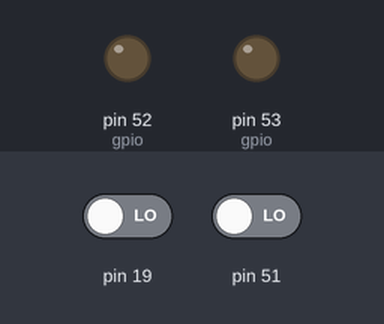
Simulated run of this sketch. Board: Arduino Mega 2560, built with avr-gcc and run on an emulated ATmega2560. Parts: output pins drawn as LEDs (lit = HIGH). The inputs (shaded band) are chosen by the test bench; at power-on: pin 19 LOW, pin 51 LOW. What the sketch prints to the serial monitor is not drawn.

Above: at 5.0 s.
5.1 s: pin 19 driven HIGH
6.7 s: pin 51 driven HIGH
Timing chart, 0 to 9.7 s (numbered marks = the images above; inputs shaded):
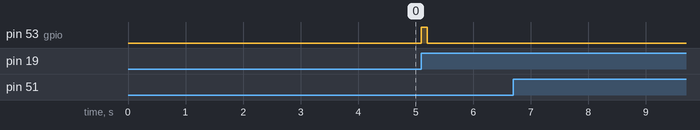

Measured:
- after the input at 5.1 s, pin 53 (gpio): LOW → HIGH at once, → LOW 0.10 s later
- after the input at 6.7 s, every drawn part: stays the same

The sketch:

atmega-button.ino
```cpp
// (licence header left out)
#include <avr/io.h>
#include "utils.h"
#include "gpio.h"
#include "lcd.h"

int main()
{
    // initialize the lcd display
    lcd_init();
    lcd_reset();
    delay_ms(500);

    // init the gpio module
    gpio_init();

    int long_press = 0;
    while (1) {
        if (gpio_get_button_status() & GPIO_BUTTON_PRESSED_DEBOUNCED) {
            gpio_reset_status_led();
        } else if (gpio_get_button_status() & GPIO_BUTTON_PRESSED) {
            gpio_set_status_led();
            long_press = 0;
        }

        if (gpio_get_button_status() & GPIO_BUTTON_RELEASED_DEBOUNCED) {
            gpio_reset_warn_led();
            lcd_clear();
            lcd_print("P: %d\r\nR: %d\r\nS: 0x%02X", gpio_get_button_pressed_duration() , gpio_get_button_released_duration(), gpio_get_button_status());
            gpio_reset_button_status();
        } else if (gpio_get_button_status() & GPIO_BUTTON_RELEASED) {
            gpio_set_warn_led();
        }

        if ((gpio_get_button_pressed_duration() > 30) && !long_press) {
            lcd_clear();
            lcd_print("Long press...");
            long_press = 1;
        }

        delay_ms(100);
    }
}
```

utils.h
```cpp
// (licence header left out)
#pragma once

#include <util/delay.h>

inline void delay_ms(int ms)
{
    while (ms > 0) {
        _delay_ms(1);
        ms--;
    }
}
```

lcd.cpp
```cpp
// (licence header left out)
#include <avr/io.h>
#include <stdio.h>
#include <string.h>

#include "lcd.h"

#define MAX_BUFFER_SIZE 4*20
static char buffer[MAX_BUFFER_SIZE];

static void uart_init()
{
    /* Set baud rate */
    UBRR0H = 0;
    UBRR0L = 12;

    UCSR0A = _BV(U2X0);
    /* Enable the transmitter */
    UCSR0B = _BV(TXEN0);

    /* Set frame format: 8data, 1stop bit */
    UCSR0C = _BV(UCSZ01) | _BV(UCSZ00);
}

static void uart_transmit(char data)
{
    /* Wait for empty transmit buffer */
    while (!(UCSR0A & _BV(UDRE0)))
        ;
    /* Put data into buffer, sends the data */
    UDR0 = data;
}

void lcd_init()
{
    uart_init();
}

void lcd_reset()
{
    uart_transmit('\e');
    uart_transmit('R');
}

void lcd_clear()
{
    uart_transmit('\f');
}

void lcd_caridge_return()
{
    uart_transmit('\r');
}

void lcd_line_feed()
{
    uart_transmit('\n');
}

void lcd_version()
{
    uart_transmit('\e');
    uart_transmit('V');
}

void lcd_move_cursor(unsigned char row, unsigned char col)
{
    uart_transmit('\e');
    uart_transmit('O');
    uart_transmit(col);
    uart_transmit(row);
}

void lcd_set_cursor_type(unsigned char cursor)
{
    uart_transmit('\e');
    uart_transmit('C');
    uart_transmit(cursor);
}

void lcd_set_led_backlight(unsigned char led)
{
    uart_transmit('\e');
    uart_transmit('L');
    uart_transmit(led);
}

void lcd_putc(char c)
{
    uart_transmit(c);
}

void lcd_print(char *fmt, ...)
{
    va_list va;
    va_start(va, fmt);
    vsnprintf(buffer, MAX_BUFFER_SIZE, fmt, va);
    va_end(va);

    for (int i = 0; i < strlen(buffer); i++) {
        lcd_putc(buffer[i]);
    }
}
```

lcd.h
```cpp
// (licence header left out)
#pragma once

// 0-Hidden cursor, 1-Cursor in form of a flashing block, 2-Cursor as an underscore, 3-Cursor in form of a flashing block with an underscore
#define LCD_CURSOR_HIDDEN                       0
#define LCD_CURSOR_FLASHING_BLOCK               1
#define LCD_CURSOR_UNDERSCORE                   2
#define LCD_CURSOR_FLASHING_BLOCK_UNDERSCORE    3

// LED backlit n1=0: off, n1=1: on; n1=2: invert; n1=3..255 n1/10 sec. on
#define LCD_LED_OFF         0
#define LCD_LED_ON          1
#define LCD_LED_INVERTED    2

void lcd_init();
void lcd_reset();
void lcd_clear();
void lcd_caridge_return();
void lcd_line_feed();
void lcd_version();
void lcd_move_cursor(unsigned char row, unsigned char col);
void lcd_set_cursor_type(unsigned char cursor);
void lcd_set_led_backlight(unsigned char led);
void lcd_putc(char c);
void lcd_print(char *fmt, ...);
```

gpio.cpp
```cpp
// (licence header left out)
#include <avr/io.h>
#include <avr/interrupt.h>
#include "gpio.h"

volatile static unsigned char status;
volatile static unsigned char pressed_duration;
volatile static unsigned char released_duration;

void gpio_init()
{
    DDRB |= (_BV(DDB0) | _BV(DDB1));
    EICRA |= _BV(ISC20);
    EIMSK |= _BV(INT2);

    TCCR0A = 0;
    TCCR0B = 0;
    TIMSK0 = _BV(OCIE0A);
    TCNT0  = 0;
    OCR0A  = 102;

    status = 0;
    pressed_duration = 0;
    released_duration = 0;
    sei();
}

void gpio_set_status_led()
{
    PORTB |= _BV(PORTB0);
}

void gpio_reset_status_led()
{
    PORTB &= ~_BV(PORTB0);
}

void gpio_set_warn_led()
{
    PORTB |= _BV(PORTB1);
}

void gpio_reset_warn_led()
{
    PORTB &= ~_BV(PORTB1);
}

unsigned char gpio_get_button_status()
{
    return status;
}

void gpio_reset_button_status()
{
    status = 0;
    pressed_duration = 0;
    released_duration = 0;
}

unsigned char gpio_get_button_pressed_duration()
{
    return pressed_duration;
}

unsigned char gpio_get_button_released_duration()
{
    return released_duration;
}

ISR(INT2_vect)
{
    // first time execution and the input is pulled low
    if ((status == 0) && !(PINB & _BV(PINB2))) {
        TCNT0  = 0;
        TCCR0B = _BV(CS02) | _BV(CS00); // 1024 prescaler (about 1ms@ 1MHz)
        status |= GPIO_BUTTON_PRESSED;
    }

    // the pin is pulled high so the button was released
    if ((status != 0) && (PINB & _BV(PINB2))) {
        status |= GPIO_BUTTON_RELEASED;
    }
}

ISR(TIMER0_COMPA_vect)
{
    TCNT0 = 0;

    // increment pressed duration
    if (bit_is_clear(PINB, PINB2)) {
        if (pressed_duration < 255) {
            pressed_duration++;
        }

        // after a minimum of 3 measurements set the debounced flag
        if (pressed_duration > 2) {
            status |= GPIO_BUTTON_PRESSED_DEBOUNCED;
        }
    }

    // increment released duration
    if (bit_is_set(PINB, PINB2)) {
        if (released_duration < 255) {
            released_duration++;
        }

        // after a minimum of 3 measurements set the debounced flag
        if (released_duration > 2) {
            status |= GPIO_BUTTON_RELEASED_DEBOUNCED;
        }
    }

    // stop the timer if the program resets the status
    if (status == 0) {
        TCCR0B = 0;
    }
}
```

gpio.h
```cpp
// (licence header left out)
#pragma once

#define GPIO_BUTTON_PRESSED                 0x01
#define GPIO_BUTTON_RELEASED                0x02
#define GPIO_BUTTON_PRESSED_DEBOUNCED       0x04
#define GPIO_BUTTON_RELEASED_DEBOUNCED      0x08

void gpio_init();
void gpio_set_status_led();
void gpio_reset_status_led();
void gpio_set_warn_led();
void gpio_reset_warn_led();
unsigned char gpio_get_button_status();
void gpio_reset_button_status();
unsigned char gpio_get_button_pressed_duration();
unsigned char gpio_get_button_released_duration();
```
